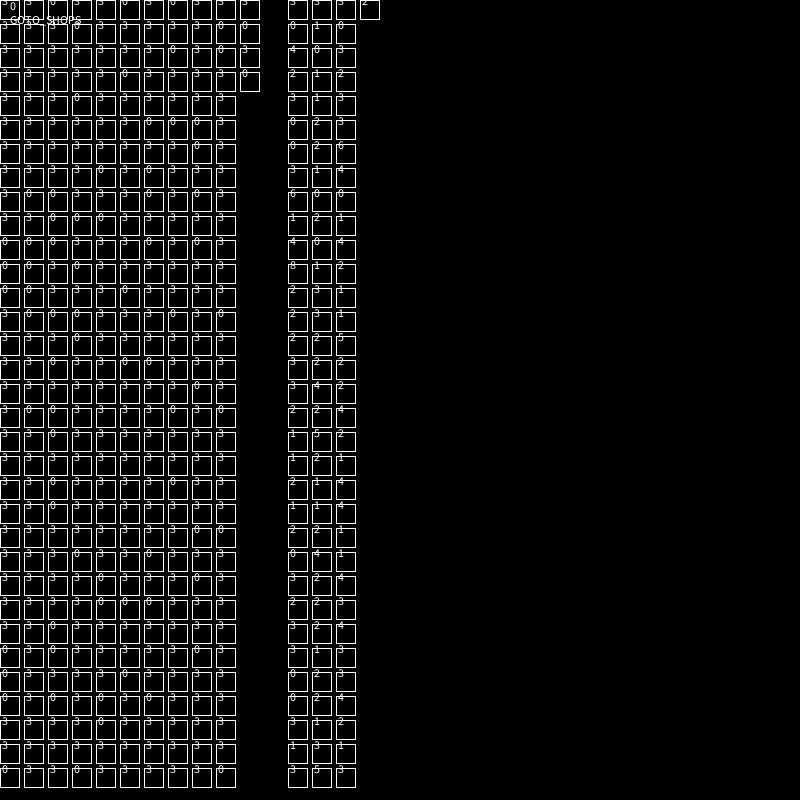
Frame 1 (no input)
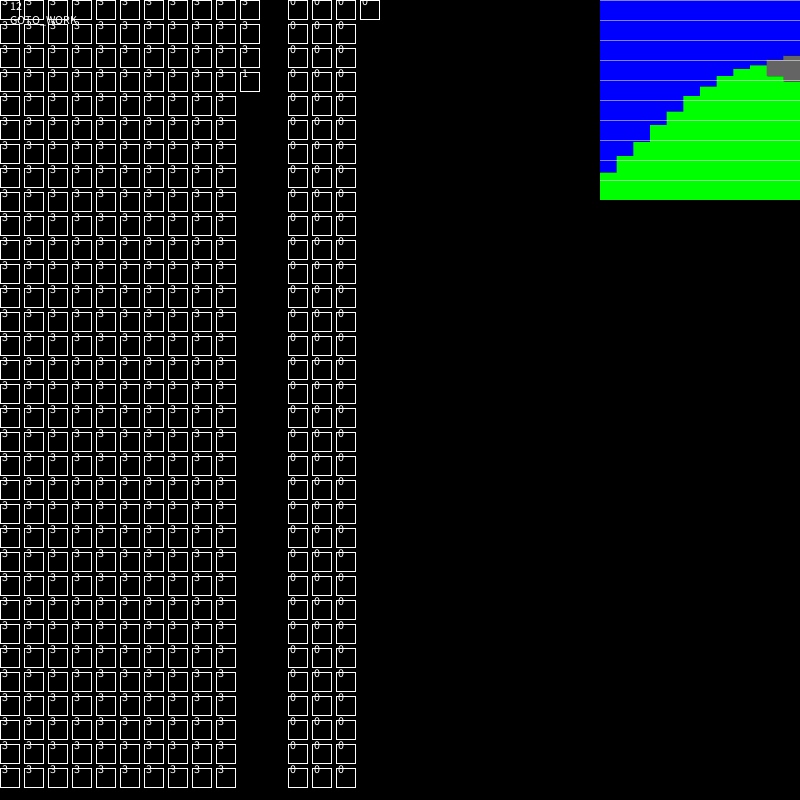
Frame 60 (the mouse pressed at the canvas centre just before this capture)
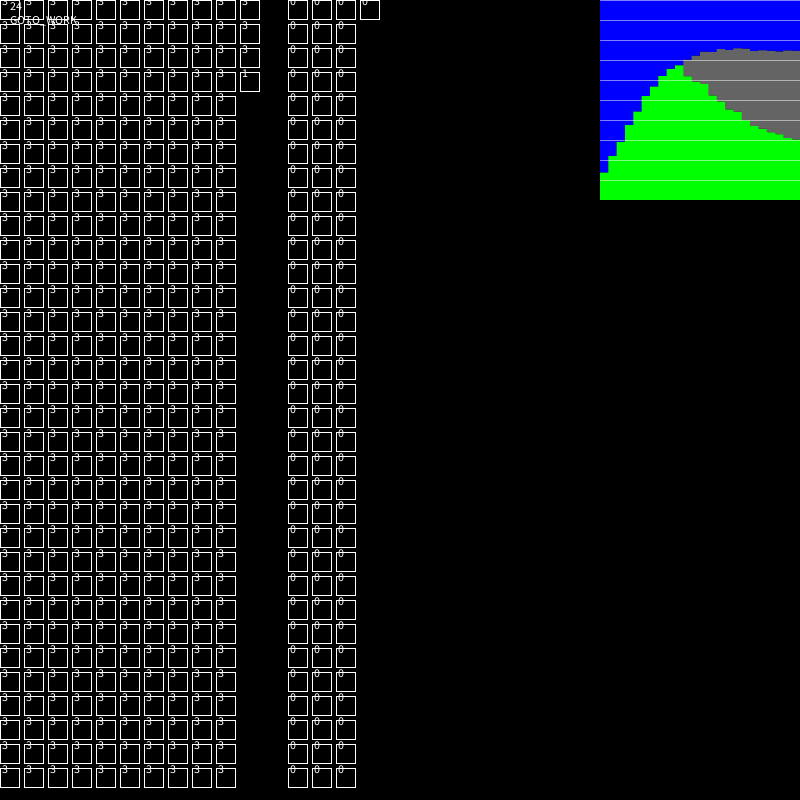
Frame 120 (the mouse held since frame 60 and released just before this capture)

The Processing sketch that drew these frames (run headless with seeded random() and noise(); from frame 60 on, the mouse is pressed at the canvas centre):

// Processing sketch: virus
// ── virus.pde




enum VIRUS_STATE {
  NONE, 
    INFECTED, 
    IMMUNE
}

int ID = 0;
final int INFECTION_DAYS = 10;
PGraphics graph;

final int MAX_AGE = 50;
final int MAX_PEOPLE = 1000;
final float INFECT_CHANCE = 0.05;
final float LOSE_IMMUNITY_CHANCE = 0.01;
final float SOCIAL_DISTANCE_CHANCE = 0.8;
ArrayList<Loc> homes = new ArrayList<Loc>();
ArrayList<Person> people = new ArrayList<Person>();
ArrayList<Loc> businesses = new ArrayList<Loc>();

void setup() {
  size(800, 800);
  graph = createGraphics(200, 200);
  for (int i = 0; i < MAX_PEOPLE / 10; i += 1) {
    businesses.add( new Loc());
  }


  while (people.size() < MAX_PEOPLE) {
    Loc home = new Loc();
    if (random(1) < SOCIAL_DISTANCE_CHANCE) {
      home.socialDist = true;
    }
    homes.add(home);
    int count = 0;
    while (count < 3 && people.size() < MAX_PEOPLE) {
      Loc b = getRandomBusiness();
      Person p = new Person(home, b, home, floor(random(MAX_AGE)));

      people.add(p);
      count += 1;
    }
  }

  int infected = 0;
  while (infected < 100) {
    Person p = people.get(floor(random(people.size())));
    if (p.vState == VIRUS_STATE.NONE) {
      p.vState = VIRUS_STATE.INFECTED;
      infected += 1;
    }
  }
}


ArrayList<PVector> data = new ArrayList<PVector>();

void checkInfections(ArrayList<Loc> locs) {
  for (Loc loc : locs) {
    int numInfected = 0;
    for (Person p : loc.occupants) {
      if (p.vState == VIRUS_STATE.INFECTED) {
        numInfected += 1;
      }
    }

    if (numInfected > 0) {
      for (Person p : loc.occupants) {
        if (p.vState == VIRUS_STATE.NONE) {
          if (random(1) < (float)numInfected * INFECT_CHANCE) {
            p.vState = VIRUS_STATE.INFECTED;
          }
        }
      }
    }
  }
}


void checkInfections() {
  checkInfections(homes);
  checkInfections(businesses);
}

int dayCounter = 0;
enum DAY_STATE {
  MORNING_CHECK, 
    GOTO_WORK, 
    GOTO_SHOPS, 
    GOTO_HOME, 
    COLLECT_DATA
}

DAY_STATE dState = DAY_STATE.GOTO_WORK;
int hw = 20;
int hh = 20;
int padding = 4;

void draw() {
  background(0);

  switch (dState) {
  case MORNING_CHECK:
    for (Person p : people) {
      if (p.vState == VIRUS_STATE.INFECTED) {
        p.infectionTimer -= 1;
        if (p.infectionTimer <= 0) {
          p.vState = VIRUS_STATE.IMMUNE;
        }
      } else if (p.vState == VIRUS_STATE.IMMUNE) {
        if (random(1) < LOSE_IMMUNITY_CHANCE) {
          p.vState = VIRUS_STATE.NONE;
        }
      } else if (p.vState == VIRUS_STATE.NONE) {
        if (random(1) < INFECT_CHANCE) {
          p.vState = VIRUS_STATE.INFECTED;
        }
      }
    }   

    for (int i = people.size()-1; i >= 0; i -= 1) {
      Person p = people.get(i);
      p.age += 1;
      float c = ((float) p.age / MAX_AGE) / 10;
      if (random(1) < c) {
        Loc h = p.home;
        people.remove(i);
        p.currentLoc.leave(p);
        Person pp =new Person(h, getRandomBusiness(), h, 0);

        people.add(pp );
      }
    }

    dState = DAY_STATE.GOTO_WORK;
    break;
  case GOTO_WORK:
    for (Person p : people) {
      p.gotoWork();
    }
    checkInfections();
    dState = DAY_STATE.GOTO_SHOPS;
    break;
  case GOTO_SHOPS:
    for (int i = 0; i < 2; i += 1) {
      for (Person p : people) {
        p.gotoRandomBusiness();
      }
      checkInfections();
    }  
    dState = DAY_STATE.GOTO_HOME;
    break;
  case GOTO_HOME:
    for (Person p : people) {
      p.gotoHome();
    }
    checkInfections();
    dState = DAY_STATE.COLLECT_DATA;
    break;
  case COLLECT_DATA:
    PVector day = new PVector();
    for (Person p : people) {
      switch (p.vState) {
      case NONE:
        day.x += 1;
        break;
      case INFECTED:
        day.y += 1;
        break;
      case IMMUNE:
        day.z += 1;
        break;
      }
    }
    data.add(day);
    dayCounter += 1;
    dState = DAY_STATE.MORNING_CHECK;

    //if (data.size() > 100) {
    //  for (int i = data.size()-1; i >= 1; i -= 1) {
    //    if (i % 5 != 0) {
    //      data.remove(i);
    //    }
    //  }
    //}
    break;
  }


  //go to work 







  if (data.size() > 0) {
    graph.beginDraw();
    graph.background(0);
    float w = (float)graph.width / (float)data.size();
    float x = 0;
    for (PVector p : data) {
      float infectH = map(p.y, 0, MAX_PEOPLE, 0, graph.height);
      float immuneH = map(p.z, 0, MAX_PEOPLE, 0, graph.height);
      float noneH   = map(p.x, 0, MAX_PEOPLE, 0, graph.height);

      graph.noStroke();
      graph.fill(0, 255, 0);
      graph.rect(x, graph.height-infectH, w+1, infectH);

      graph.noStroke();
      graph.fill(100);
      graph.rect(x, graph.height-infectH-immuneH, w+1, immuneH);

      graph.noStroke();
      graph.fill(0, 0, 255);
      graph.rect(x, graph.height-infectH-immuneH-noneH, w+1, noneH);





      x += w;
    }
    int y = 0;
    float step = (float) graph.height / 10;
    graph.stroke(255, 128);
    for (y = graph.height; y >= 0; y -= step) {
      graph.line(0, y, graph.width, y);
    }
    graph.endDraw();
  }
  int x = 0; 
  int y = 0;
  for (Loc home : homes) {

    noFill();
    stroke(255);

    rect(x, y, hw-1, hh-1);
    fill(255);
    text(home.occupants.size(), x+2, y+5);


    y += hh + padding;
    if (y > height-hh) {
      y = 0;
      x += hw + padding;
      if (x > width-hw) {
        x = 0;
      }
    }
  }
  y = 0;
  x += (hw + padding)*2;
  for (Loc bs : businesses) {

    noFill();
    stroke(255);

    rect(x, y, hw-1, hh-1);
    fill(255);
    text(bs.occupants.size(), x+2, y+5);


    y += hh + padding;
    if (y > height-hh) {
      y = 0;
      x += hw + padding;
      if (x > width-hw) {
        x = 0;
      }
    }
  }

  image(graph, width-graph.width, 0);




  fill(255);
  text(dayCounter + "\n" + dState, 10, 10);
}

// ── Locations.pde
Loc getRandomBusiness() {
  return businesses.get(floor(random(businesses.size())));
}

Loc getRandomHome() {
  return homes.get(floor(random(homes.size())));
}

class Loc {
  final int id;
  final int id_hash;
  boolean socialDist = false;
  {
    ID += 1;
    id = ID;
    id_hash = Integer.hashCode(id);
  }
  ArrayList<Person> occupants = new ArrayList<Person>();

  void enter(Person p) {
    if (!occupants.contains(p)) {
      occupants.add(p);
    }
  }

  void leave(Person p) {
    if (occupants.contains(p)) {
      occupants.remove(p);
    }
  }

  int hashCode() {
    return id_hash;
  }

  boolean equals(Object o) {
    if (o instanceof Loc) {
      Loc p = (Loc) o;

      if (p.id == id) {
        return true;
      }
    }
    return false;
  }
}

// ── Person.pde

class Person {
  int age;
  final int id;
  final int id_hash;
  {
    ID += 1;
    id = ID;
    id_hash = Integer.hashCode(id);
  }
  VIRUS_STATE vState = VIRUS_STATE.NONE;
  int infectionTimer = INFECTION_DAYS;
  Loc home;
  Loc work;
  Loc currentLoc = null;
  boolean socialDistancer = false;
  Person(Loc home, Loc work, Loc startingLoc, int startingAge) {
    this.home = home;
    this.work = work;
    currentLoc = startingLoc;
    currentLoc.enter(this);
    this.age = startingAge;
    socialDistancer = home.socialDist;
  }

  void gotoWork() {
    if (!socialDistancer) {
      currentLoc.leave(this);
      currentLoc = work;
      currentLoc.enter(this);
    }
  }

  void gotoHome() {
    currentLoc.leave(this);
    currentLoc = home;
    currentLoc.enter(this);
  }

  void gotoRandomBusiness() {
    if (!socialDistancer) {
      // if (random(1) > 0.1) {
      currentLoc.leave(this);
      currentLoc = getRandomBusiness();
      currentLoc.enter(this);
      //}
    }
  }


  int hashCode() {
    return id_hash;
  }

  boolean equals(Object o) {
    if (o instanceof Person) {
      Person p = (Person) o;

      if (p.id == id) {
        return true;
      }
    }
    return false;
  }
}
